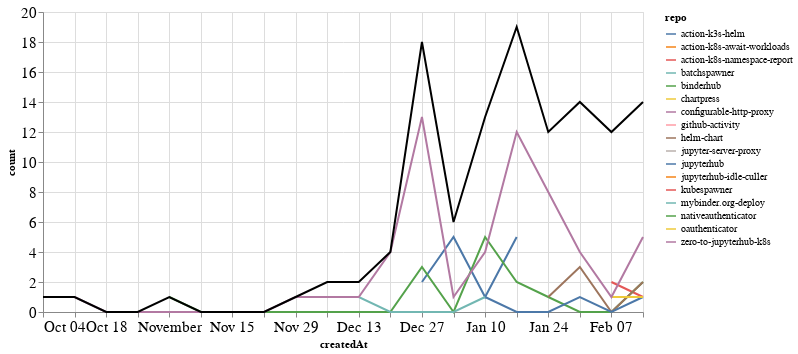

The code cell stored with this chart in its notebook:
### Markdown cell above
### PRs

### Code cell
prs_time = prs.groupby('repo').resample('W', on='createdAt').count()['author'].reset_index()
prs_time = prs_time.rename(columns={'author': 'count'})
prs_time_total = prs_time.groupby('createdAt').agg({"count": "sum"}).reset_index()

ch1 = alt.Chart(prs_time, width=600).mark_line().encode(
    x='createdAt',
    y='count',
    color='repo',
    tooltip="repo"
)

ch2 = alt.Chart(prs_time_total, width=600).mark_line(color="black").encode(
    x='createdAt',
    y='count',
)

ch1 + ch2

### Figure 1 — Vega-Lite specification as saved in the notebook (floating-point values rounded to 4 significant figures)
{"config": {"axisLeft": {"labelFontSize": 15}, "axisBottom": {"labelFontSize": 15}}, "layer": [{"data": {"name": "data-caa2ec919a73ecfedb0caf80a3c722f3"}, "mark": "line", "encoding": {"color": {"type": "nominal", "field": "repo"}, "tooltip": {"type": "nominal", "field": "repo"}, "x": {"type": "temporal", "field": "createdAt"}, "y": {"type": "quantitative", "field": "count"}}, "width": 600}, {"data": {"name": "data-bc58fbe3da49aeea253b31882e349860"}, "mark": {"type": "line", "color": "black"}, "encoding": {"x": {"type": "temporal", "field": "createdAt"}, "y": {"type": "quantitative", "field": "count"}}, "width": 600}], "$schema": "https://vega.github.io/schema/vega-lite/v4.8.1.json", "datasets": {"data-caa2ec919a73ecfedb0caf80a3c722f3": [{"repo": "action-k3s-helm", "createdAt": "2020-12-27T00:00:00", "count": 2}, {"repo": "action-k3s-helm", "createdAt": "2021-01-03T00:00:00", "count": 5}, {"repo": "action-k3s-helm", "createdAt": "2021-01-10T00:00:00", "count": 1}, {"repo": "action-k3s-helm", "createdAt": "2021-01-17T00:00:00", "count": 5}, {"repo": "action-k8s-await-workloads", "createdAt": "2021-02-07T00:00:00", "count": 3}, {"repo": "action-k8s-namespace-report", "createdAt": "2021-02-07T00:00:00", "count": 2}, {"repo": "action-k8s-namespace-report", "createdAt": "2021-02-14T00:00:00", "count": 1}, {"repo": "batchspawner", "createdAt": "2021-01-31T00:00:00", "count": 1}, {"repo": "binderhub", "createdAt": "2020-11-01T00:00:00", "count": 1}, {"repo": "binderhub", "createdAt": "2020-11-08T00:00:00", "count": 0}, {"repo": "binderhub", "createdAt": "2020-11-15T00:00:00", "count": 0}, {"repo": "binderhub", "createdAt": "2020-11-22T00:00:00", "count": 0}, {"repo": "binderhub", "createdAt": "2020-11-29T00:00:00", "count": 0}, {"repo": "binderhub", "createdAt": "2020-12-06T00:00:00", "count": 0}, {"repo": "binderhub", "createdAt": "2020-12-13T00:00:00", "count": 0}, {"repo": "binderhub", "createdAt": "2020-12-20T00:00:00", "count": 0}, {"repo": "binderhub", "createdAt": "2020-12-27T00:00:00", "count": 3}, {"repo": "binderhub", "createdAt": "2021-01-03T00:00:00", "count": 0}, {"repo": "binderhub", "createdAt": "2021-01-10T00:00:00", "count": 5}, {"repo": "binderhub", "createdAt": "2021-01-17T00:00:00", "count": 2}, {"repo": "binderhub", "createdAt": "2021-01-24T00:00:00", "count": 1}, {"repo": "binderhub", "createdAt": "2021-01-31T00:00:00", "count": 0}, {"repo": "binderhub", "createdAt": "2021-02-07T00:00:00", "count": 0}, {"repo": "binderhub", "createdAt": "2021-02-14T00:00:00", "count": 2}, {"repo": "chartpress", "createdAt": "2021-01-24T00:00:00", "count": 2}, {"repo": "configurable-http-proxy", "createdAt": "2021-02-07T00:00:00", "count": 2}, {"repo": "github-activity", "createdAt": "2021-01-10T00:00:00", "count": 1}, {"repo": "helm-chart", "createdAt": "2021-01-24T00:00:00", "count": 1}, {"repo": "helm-chart", "createdAt": "2021-01-31T00:00:00", "count": 3}, {"repo": "helm-chart", "createdAt": "2021-02-07T00:00:00", "count": 0}, {"repo": "helm-chart", "createdAt": "2021-02-14T00:00:00", "count": 2}, {"repo": "jupyter-server-proxy", "createdAt": "2021-02-07T00:00:00", "count": 3}, {"repo": "jupyterhub", "createdAt": "2021-01-10T00:00:00", "count": 1}, {"repo": "jupyterhub", "createdAt": "2021-01-17T00:00:00", "count": 0}, {"repo": "jupyterhub", "createdAt": "2021-01-24T00:00:00", "count": 0}, {"repo": "jupyterhub", "createdAt": "2021-01-31T00:00:00", "count": 1}, {"repo": "jupyterhub", "createdAt": "2021-02-07T00:00:00", "count": 0}, {"repo": "jupyterhub", "createdAt": "2021-02-14T00:00:00", "count": 1}, {"repo": "jupyterhub-idle-culler", "createdAt": "2021-01-31T00:00:00", "count": 1}, {"repo": "kubespawner", "createdAt": "2021-02-14T00:00:00", "count": 2}, {"repo": "mybinder.org-deploy", "createdAt": "2020-12-06T00:00:00", "count": 1}, {"repo": "mybinder.org-deploy", "createdAt": "2020-12-13T00:00:00", "count": 1}, {"repo": "mybinder.org-deploy", "createdAt": "2020-12-20T00:00:00", "count": 0}, {"repo": "mybinder.org-deploy", "createdAt": "2020-12-27T00:00:00", "count": 0}, {"repo": "mybinder.org-deploy", "createdAt": "2021-01-03T00:00:00", "count": 0}, {"repo": "mybinder.org-deploy", "createdAt": "2021-01-10T00:00:00", "count": 1}, {"repo": "nativeauthenticator", "createdAt": "2021-01-31T00:00:00", "count": 4}, {"repo": "oauthenticator", "createdAt": "2021-02-07T00:00:00", "count": 1}, {"repo": "oauthenticator", "createdAt": "2021-02-14T00:00:00", "count": 1}, {"repo": "zero-to-jupyterhub-k8s", "createdAt": "2020-10-04T00:00:00", "count": 1}, {"repo": "zero-to-jupyterhub-k8s", "createdAt": "2020-10-11T00:00:00", "count": 1}, {"repo": "zero-to-jupyterhub-k8s", "createdAt": "2020-10-18T00:00:00", "count": 0}, {"repo": "zero-to-jupyterhub-k8s", "createdAt": "2020-10-25T00:00:00", "count": 0}, {"repo": "zero-to-jupyterhub-k8s", "createdAt": "2020-11-01T00:00:00", "count": 0}, {"repo": "zero-to-jupyterhub-k8s", "createdAt": "2020-11-08T00:00:00", "count": 0}, {"repo": "zero-to-jupyterhub-k8s", "createdAt": "2020-11-15T00:00:00", "count": 0}, {"repo": "zero-to-jupyterhub-k8s", "createdAt": "2020-11-22T00:00:00", "count": 0}, {"repo": "zero-to-jupyterhub-k8s", "createdAt": "2020-11-29T00:00:00", "count": 1}, {"repo": "zero-to-jupyterhub-k8s", "createdAt": "2020-12-06T00:00:00", "count": 1}, {"repo": "zero-to-jupyterhub-k8s", "createdAt": "2020-12-13T00:00:00", "count": 1}, {"repo": "zero-to-jupyterhub-k8s", "createdAt": "2020-12-20T00:00:00", "count": 4}, {"repo": "zero-to-jupyterhub-k8s", "createdAt": "2020-12-27T00:00:00", "count": 13}, {"repo": "zero-to-jupyterhub-k8s", "createdAt": "2021-01-03T00:00:00", "count": 1}, {"repo": "zero-to-jupyterhub-k8s", "createdAt": "2021-01-10T00:00:00", "count": 4}, {"repo": "zero-to-jupyterhub-k8s", "createdAt": "2021-01-17T00:00:00", "count": 12}, {"repo": "zero-to-jupyterhub-k8s", "createdAt": "2021-01-24T00:00:00", "count": 8}, {"repo": "zero-to-jupyterhub-k8s", "createdAt": "2021-01-31T00:00:00", "count": 4}, {"repo": "zero-to-jupyterhub-k8s", "createdAt": "2021-02-07T00:00:00", "count": 1}, {"repo": "zero-to-jupyterhub-k8s", "createdAt": "2021-02-14T00:00:00", "count": 5}], "data-bc58fbe3da49aeea253b31882e349860": [{"createdAt": "2020-10-04T00:00:00", "count": 1}, {"createdAt": "2020-10-11T00:00:00", "count": 1}, {"createdAt": "2020-10-18T00:00:00", "count": 0}, {"createdAt": "2020-10-25T00:00:00", "count": 0}, {"createdAt": "2020-11-01T00:00:00", "count": 1}, {"createdAt": "2020-11-08T00:00:00", "count": 0}, {"createdAt": "2020-11-15T00:00:00", "count": 0}, {"createdAt": "2020-11-22T00:00:00", "count": 0}, {"createdAt": "2020-11-29T00:00:00", "count": 1}, {"createdAt": "2020-12-06T00:00:00", "count": 2}, {"createdAt": "2020-12-13T00:00:00", "count": 2}, {"createdAt": "2020-12-20T00:00:00", "count": 4}, {"createdAt": "2020-12-27T00:00:00", "count": 18}, {"createdAt": "2021-01-03T00:00:00", "count": 6}, {"createdAt": "2021-01-10T00:00:00", "count": 13}, {"createdAt": "2021-01-17T00:00:00", "count": 19}, {"createdAt": "2021-01-24T00:00:00", "count": 12}, {"createdAt": "2021-01-31T00:00:00", "count": 14}, {"createdAt": "2021-02-07T00:00:00", "count": 12}, {"createdAt": "2021-02-14T00:00:00", "count": 14}]}}
